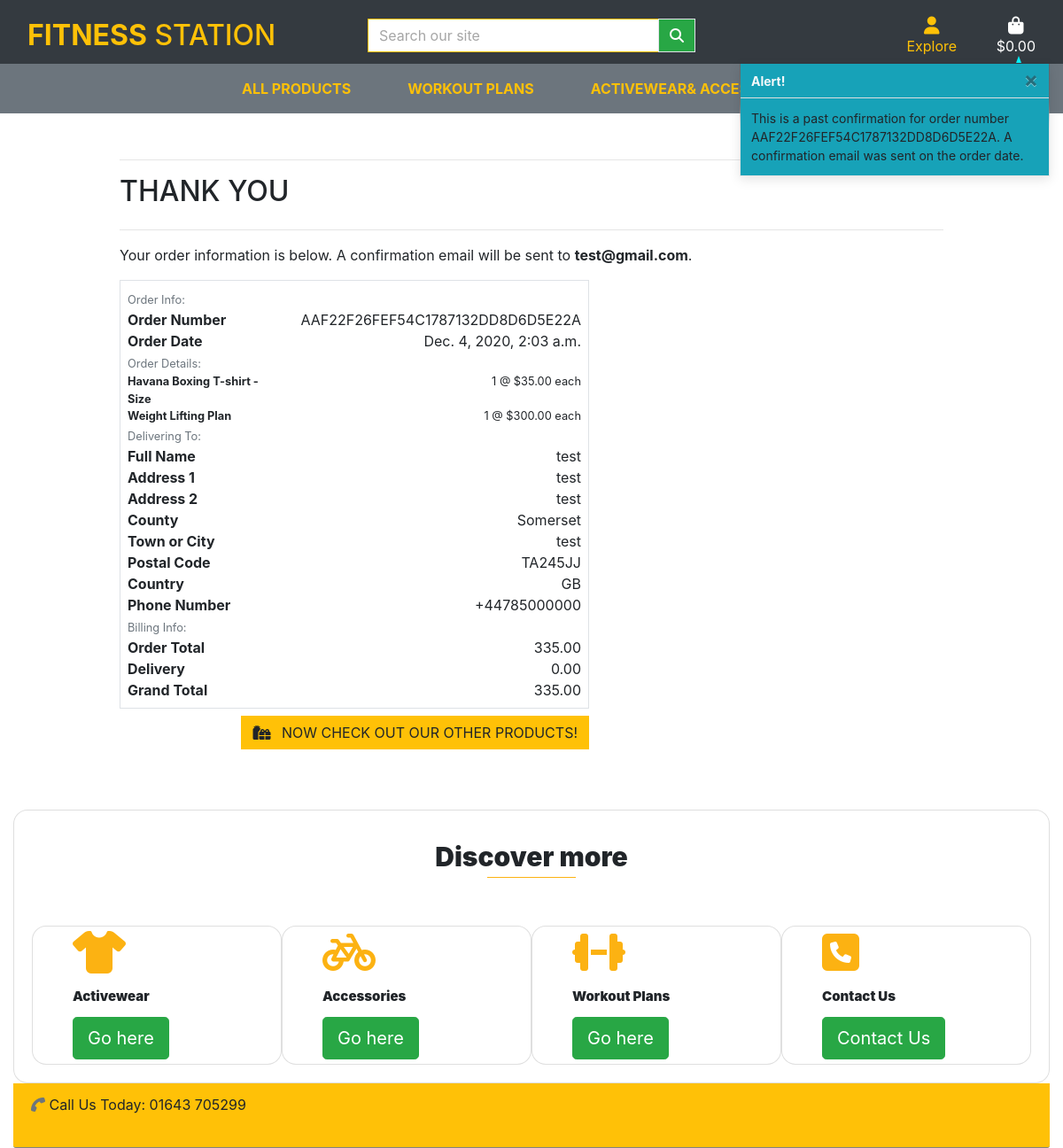
Page /profile/order_history/AAF22F26FEF54C1787132DD8D6D5E22A on the committed database.
### checkout/models.py (models this page shows, shortened)
class Order(models.Model):
    order_number = models.CharField(max_length=32, null=False, editable=False)
    user_profile = models.ForeignKey(UserProfile, on_delete=models.SET_NULL,
                                     null=True, blank=True,
                                     related_name='orders')
    full_name = models.CharField(max_length=50, null=False, blank=False)
    email = models.EmailField(max_length=25, null=False, blank=False)
    phone_number = models.CharField(max_length=20, null=False, blank=False)
    country = CountryField(blank_label='Country *', null=False, blank=False)
    postcode = models.CharField(max_length=20, null=True, blank=True)
    town_or_city = models.CharField(max_length=40, null=False, blank=False)
    street_address1 = models.CharField(max_length=80, null=False, blank=False)
    street_address2 = models.CharField(max_length=80, null=True, blank=True)
    county = models.CharField(max_length=80, null=True, blank=True)
    date = models.DateTimeField(auto_now_add=True)
    delivery_cost = models.DecimalField(max_digits=6, decimal_places=2,
                                        null=False, default=0)
    order_total = models.DecimalField(max_digits=10, decimal_places=2,
                                      null=False, default=0)
    grand_total = models.DecimalField(max_digits=10, decimal_places=2,
                                      null=False, default=0)
    original_bag = models.TextField(null=False, blank=False, default='')
    stripe_pid = models.CharField(max_length=254,
                                  null=False, blank=False, default='')

class OrderLineItem(models.Model):
    order = models.ForeignKey(Order, null=False, blank=False,
                              on_delete=models.CASCADE,
                              related_name='lineitems')
    product = models.ForeignKey(Product, null=False,
                                blank=False,
                                on_delete=models.CASCADE)
    product_size = models.CharField(max_length=2,
                                    null=True, blank=True)  # XS, S, M, L, XL
    quantity = models.IntegerField(null=False, blank=False, default=0)
    lineitem_total = models.DecimalField(max_digits=6, decimal_places=2,
                                         null=False, blank=False,
                                         editable=False)

### products/models.py (models this page shows, shortened)
class Product(models.Model):
    category = models.ForeignKey(
        "Category", null=True, blank=True, on_delete=models.SET_NULL
    )
    sku = models.CharField(max_length=254, null=True, blank=True)
    name = models.CharField(max_length=254)
    description = models.TextField()
    has_sizes = models.BooleanField(default=False, null=True, blank=True)
    price = models.DecimalField(default=0.00, max_digits=9, decimal_places=2)
    rating = models.DecimalField(max_digits=6, decimal_places=2,
                                 null=True, blank=True)
    image_url = models.URLField(max_length=1024, null=True, blank=True)
    image = models.ImageField(null=True, blank=True)

### profiles/views.py (the view)
# urls.py: path('order_history/<order_number>',
def order_history(request, order_number):
    order = get_object_or_404(Order, order_number=order_number)
    """Order history,
    each successful checkout, order number& details are created,
    and stored to the profile.
    """
    messages.info(request, (
        f'This is a past confirmation for order number {order_number}. '
        'A confirmation email was sent on the order date.'
    ))
    template = 'checkout/checkout_success.html'
    context = {
        'order': order,
        'from_profile': True,
    }
    return render(request, template, context)

### bag/contexts.py (called while the page is built, shortened)
def bag_contents(request):
    bag_items = []
    total = 0
    product_count = 0
    bag = request.session.get('bag', {})
    if total < settings.FREE_DELIVERY_THRESHOLD:
        delivery = total * Decimal(settings.STANDARD_DELIVERY_PERCENTAGE / 100)
        free_delivery_delta = settings.FREE_DELIVERY_THRESHOLD - total
    else:
        delivery = 0
        free_delivery_delta = 0
    grand_total = delivery + total
    context = {
        'bag_items': bag_items,
        'total': total,
        'product_count': product_count,
        'delivery': delivery,
        'free_delivery_delta': free_delivery_delta,
        'free_delivery_threshold': settings.FREE_DELIVERY_THRESHOLD,
        'grand_total': grand_total,
    }
    return context

### checkout/templates/checkout/checkout_success.html (shortened to what this page needs)
{% extends "base.html" %}
{% load static %}
{% block extra_css %}
<link rel="stylesheet" href="{% static 'checkout/css/checkout.css' %}">
{% endblock %}
{% block page_header %}
<div class="container header-container">
</div>
{% endblock %}
{% block content %}
<div class="overlay"></div>
<div class="container">
    <div class="row">
        <div class="col">
            <hr>
            <h2 class="logo-font mb-4">Thank You</h2>
            <hr>
            <p class="text-black">Your order information is below. A confirmation email will be sent to
                <strong>{{ order.email }}</strong>.</p>
        </div>
    </div>
    <div class="row">
        <div class="col-12 col-lg-7">
            <div class="order-confirmation-wrapper p-2 border">
                <div class="row">
                    <div class="col">
                        <small class="text-muted">Order Info:</small>
                    </div>
                </div>
                <div class="row">
                    <div class="col-12 col-md-4">
                        <p class="mb-0 text-black font-weight-bold">Order Number</p>
                    </div>
                    <div class="col-12 col-md-8 text-md-right">
                        <p class="mb-0">{{ order.order_number }}</p>
                    </div>
                </div>
                <div class="row">
                    <div class="col-12 col-md-4">
                        <p class="mb-0 text-black font-weight-bold">Order Date</p>
                    </div>
                    <div class="col-12 col-md-8 text-md-right">
                        <p class="mb-0">{{ order.date }}</p>
                    </div>
                </div>
                <div class="row">
                    <div class="col">
                        <small class="text-muted">Order Details:</small>
                    </div>
                </div>
                {% for item in order.lineitems.all %}
                <div class="row">
                    <div class="col-12 col-md-4">
                        <p class="small mb-0 text-black font-weight-bold">
                            {{ item.product.name }}{% if item.product_size %} - Size
                            {{ item.product.size|upper }}{% endif %}
                        </p>
                    </div>
                    <div class="col-12 col-md-8 text-md-right">
                        <p class="small mb-0">{{ item.quantity }} @ ${{ item.product.price }} each</p>
                    </div>
                </div>
                {% endfor %}
                <div class="row">
                    <div class="col">
                        <small class="text-muted">Delivering To:</small>
                    </div>
                </div>
                <div class="row">
                    <div class="col-12 col-md-4">
                        <p class="mb-0 text-black font-weight-bold">Full Name</p>
                    </div>
                    <div class="col-12 col-md-8 text-md-right">
                        <p class="mb-0">{{ order.full_name }}</p>
                    </div>
                </div>
                <div class="row">
                    <div class="col-12 col-md-4">
                        <p class="mb-0 text-black font-weight-bold">Address 1</p>
                    </div>
                    <div class="col-12 col-md-8 text-md-right">
                        <p class="mb-0">{{ order.street_address1 }}</p>
                    </div>
                </div>
                {% if order.street_address2 %}
                <div class="row">
                    <div class="col-12 col-md-4">
                        <p class="mb-0 text-black font-weight-bold">Address 2</p>
                    </div>
                    <div class="col-12 col-md-8 text-md-right">
                        <p class="mb-0">{{ order.street_address1 }}</p>
                    </div>
                </div>
                {% endif %}
                {% if order.county %}
                <div class="row">
                    <div class="col-12 col-md-4">
                        <p class="mb-0 text-black font-weight-bold">County</p>
                    </div>
                    <div class="col-12 col-md-8 text-md-right">
                        <p class="mb-0">{{ order.county }}</p>
                    </div>
                </div>
                {% endif %}
                <div class="row">
                    <div class="col-12 col-md-4">
                        <p class="mb-0 text-black font-weight-bold">Town or City</p>
                    </div>
                    <div class="col-12 col-md-8 text-md-right">
                        <p class="mb-0">{{ order.town_or_city }}</p>
                    </div>
                </div>
                {% if order.postcode %}
                <div class="row">
                    <div class="col-12 col-md-4">
                        <p class="mb-0 text-black font-weight-bold">Postal Code</p>
                    </div>
                    <div class="col-12 col-md-8 text-md-right">
                        <p class="mb-0">{{ order.postcode }}</p>
                    </div>
                </div>
                {% endif %}
                <div class="row">
                    <div class="col-12 col-md-4">
                        <p class="mb-0 text-black font-weight-bold">Country</p>
                    </div>
                    <div class="col-12 col-md-8 text-md-right">
                        <p class="mb-0">{{ order.country }}</p>
                    </div>
                </div>
                <div class="row">
                    <div class="col-12 col-md-4">
                        <p class="mb-0 text-black font-weight-bold">Phone Number</p>
                    </div>
                    <div class="col-12 col-md-8 text-md-right">
                        <p class="mb-0">{{ order.phone_number }}</p>
                    </div>
                </div>
                <div class="row">
                    <div class="col">
                        <small class="text-muted">Billing Info:</small>
                    </div>
                </div>
                <div class="row">
                    <div class="col-12 col-md-4">
                        <p class="mb-0 text-black font-weight-bold">Order Total</p>
                    </div>
                    <div class="col-12 col-md-8 text-md-right">
                        <p class="mb-0">{{ order.order_total }}</p>
                    </div>
                </div>
                <div class="row">
                    <div class="col-12 col-md-4">
                        <p class="mb-0 text-black font-weight-bold">Delivery</p>
                    </div>
                    <div class="col-12 col-md-8 text-md-right">
                        <p class="mb-0">{{ order.delivery_cost }}</p>
                    </div>
                </div>
                <div class="row">
                    <div class="col-12 col-md-4">
                        <p class="mb-0 text-black font-weight-bold">Grand Total</p>
                    </div>
                    <div class="col-12 col-md-8 text-md-right">
                        <p class="mb-0">{{ order.grand_total }}</p>
                    </div>
                </div>
            </div>
        </div>
    </div>
    <div class="row">
        <div class="col-12 col-lg-7 text-right">
            <a href="{% url 'products' %}" class="btn btn-warning rounded-0 my-2">
                <span class="icon mr-2">
                    <i class="fas fa-gifts"></i>
                </span>
                <span class="text-uppercase">Now check out our other products!</span>
            </a>
        </div>
    </div>
</div>
{% endblock %}

### static/css/base.css (style rules this page uses)
html { height: 100%; scroll-behavior: smooth; }
.logo-font { text-transform: uppercase; }
.overlay { height: 100%; width: 100%; top: 0; left: 0; position: fixed; background: rgb(255, 255, 255); z-index: -1; }
@media (min-width: 1200px) { .container { max-width: 80%; } }
@media (min-width: 992px) { .header-container { padding-top: 10.25em; } }
@media screen and (prefers-reduced-motion: no-preference) { html, body { scroll-behavior: smooth; } }

### rows in the picture
Order: email "test@gmail.com", order_number "AAF22F26FEF54C1787132DD8D6D5E22A", date "Dec. 4, 2020, 2:03 a.m.", full_name "test", street_address1 "test", county "Somerset", town_or_city "test", postcode "TA245JJ", country "GB", phone_number "+44785000000", order_total "335.00", delivery_cost "0.00", grand_total "335.00"
OrderLineItem: product.name "Havana Boxing T-shirt", quantity "1", product.price "35.00"
OrderLineItem: product.name "Weight Lifting Plan", quantity "1", product.price "300.00"

### other values in the picture
{{ message }} "This is a past confirmation for order number AAF22F26FEF54C1787132DD8D6D5E22A. A confirmation email was sent on the order date."
